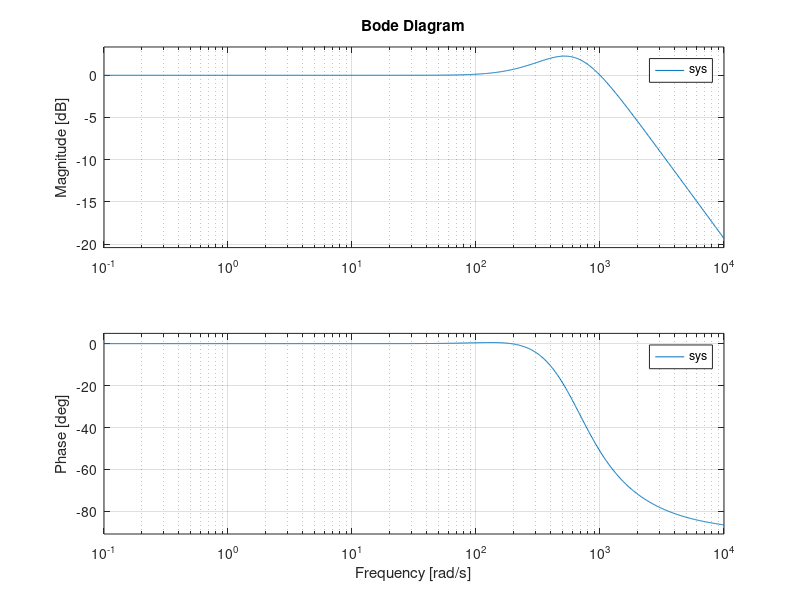

Source code (MATLAB): (Note: this script raises an error after producing the figure.)


%% Bandwidth of system

s=tf('s');

Gs= (s+5)/((s+1).*(s^2+15.*s+36));

bode(Gs);
%% I have to pick wb between 1000 to 2000 and the magnitude should be 3.


s=tf('s');
Gs = (s+5)/((s+1)*(s^2+15*s+36));
%%I took these value for some similar questions for catching the wb values
%%, else I could not solved this question. So, I would like to tell you
%%this situation. And also I took wb = 1500 for all Kp_i_d values.

Kp=5.12e5;
Kd=1081;
Ki=4.56e7;
C=pid(Kp,Ki,Kd);
sys=feedback(C*Gs,1)

bode(sys)
stepinfo(sys)


